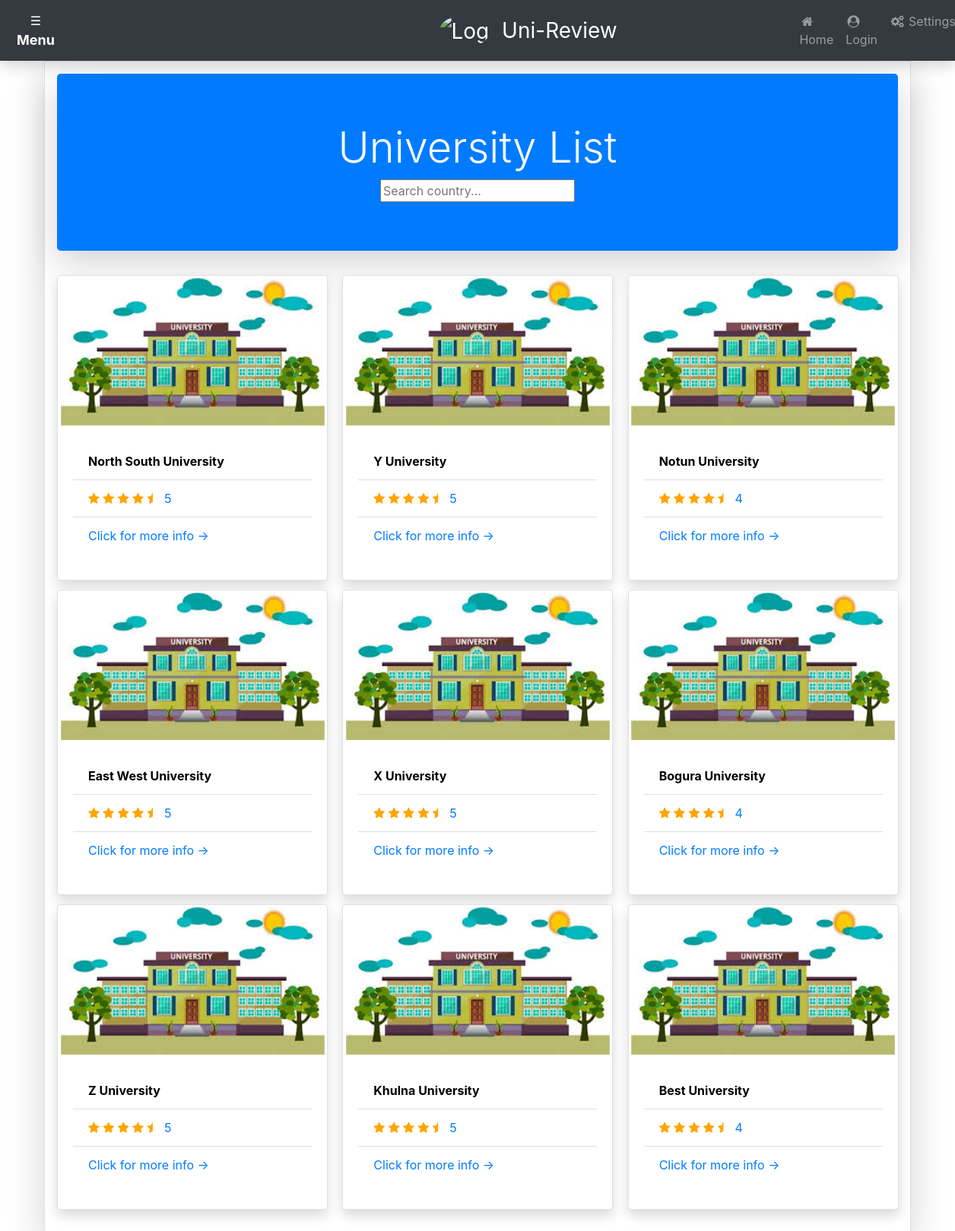
The page /homepage.php on the database its author committed.
### tables this page shows
CREATE TABLE `university` (
  `id` int(11) NOT NULL,
  `name` varchar(100) NOT NULL,
  `location` varchar(255) NOT NULL,
  `rating` float NOT NULL,
  `img_src` varchar(255) NOT NULL,
  `short_descr` varchar(255) NOT NULL,
  `Contact` varchar(11) NOT NULL
);

### homepage.php (the view, shortened to what this page needs)
<!DOCTYPE html>
<html lang="en">
<head>
    <?php include'php/headlinks.php' ?>
</head>
<body>
    <?php include 'php/db_connect.php';?>
    <?php include 'php/nav.php' ?>
    <div class="container-xl shadow-lg p-3 border" style="background-color: white;">
        <div class="jumbotron bg-primary shadow-lg">
            <h1 class="display-4" style="color:white;text-align: center;">University List</h1>
            <div class="search-box text-center">
                <input type="text" autocomplete="off" placeholder="Search country..." />
            </div>
        </div>
        <?php
                $sql = 'SELECT id, name, location, rating, img_src FROM university';
                $result = mysqli_query($conn,$sql);
                $info = mysqli_fetch_all($result, MYSQLI_ASSOC);
        ?>
        <div class="card-columns">
            <?php foreach($info as $info) { ?>
            <div class="card shadow border rounded" style="width:356px;height:402px">
                <img class="card-img-top mx-auto d-block" style="padding:3px; height: 200px;width: 353px;"
                    src="upload/university/<?php echo $info['img_src'];?>" alt="<?php echo $info['name'];?>">
                <div class="card-body">
                    <ul class="list-group list-group-flush">
                        <li class="list-group-item"><b><a
                                    style="color: black;"><?php echo htmlspecialchars($info['name']); ?>
                                </a></b>
                        </li>
                        <li class="list-group-item">
                            <span class="fa fa-star checked"></span>
                            <span class="fa fa-star checked"></span>
                            <span class="fa fa-star checked"></span>
                            <span class="fa fa-star checked"></span>
                            <span class="fa fa-star-half checked"></span> <a style="margin-left: 10px;"
                                href="#"><?php echo htmlspecialchars($info['rating']); ?></a>
                        </li>
                        <li class="list-group-item"><a
                                href="university.php?<?php echo "uni_id="; ?><?php echo $info['id'];?>"> Click for more
                                info -> </a></li>
                    </ul>
                </div>
            </div>
            <?php } ?>
        </div>
    </div>
</body>
</html>

### php/headlinks.php (shortened to what this page needs)
    <link rel="stylesheet" href="https://stackpath.bootstrapcdn.com/bootstrap/4.4.1/css/bootstrap.min.css"
>
    <link rel="stylesheet" href="css/style.css">
    <link rel="stylesheet" href="https://cdnjs.cloudflare.com/ajax/libs/font-awesome/4.7.0/css/font-awesome.min.css">

### php/nav.php (shortened to what this page needs)
<nav class="navbar navbar-expand-md bg-dark navbar-dark shadow">
    <button class="openbtn bg-dark" onclick="openNav()">&#9776; <b style="font-size: 18px;">Menu</b> </button>
    <a class="navbar-brand" style="margin-left:40%;" href="#">
        <img class="rounded-circle" style="width: 50px;height: 50px" src="images/Uni_Logo.png" alt="Logo"
            style="width:40px;">
    </a>
    <a class="navbar-brand" href="#">Uni-Review</a>
    <nav class="navbar navbar-expand-sm bg-dark navbar-dark">
    </nav>
    <ul class="navbar-nav" style="margin-left:15%;">
        <li class="nav-item">
            <a href="homepage.php" class="nav-link" href=><i class="fa fa-fw fa-home"></i> Home</a>
        </li>
        <li class="nav-item">
            <a class="nav-link" href="signin.php"><i class="fa fa-fw fa-user-circle"></i>
                <?php
                if(isset($_SESSION["name"]))
                {
                echo $_SESSION["name"];
                }
                else
                {
                    echo 'Login';
                }
                ?>
            </a>
        </li>
        <li class="nav-item dropdown">
            <a class="nav-link dropdown-toggle" href="#" id="dropdown01" style="margin-right: 2%" data-toggle="dropdown"
                aria-haspopup="true" aria-expanded="false"><i class="fa fa-fw fa-cogs"></i>
                Settings</a>
        </li>
    </ul>
</nav>

### css/style.css (style rules this page uses)
.navbar-brand { font-size: 28px; }
.openbtn { cursor: pointer; background-color: #111; color: white; margin-right: 10px; border: none; }
.checked { color: orange; }

### rows shown on the page
university: img_src (picture), name "North South University", rating "5"
university: img_src (picture), name "East West University", rating "5"
university: img_src (picture), name "Z University", rating "5"
university: img_src (picture), name "Y University", rating "5"
university: img_src (picture), name "X University", rating "5"
university: img_src (picture), name "Khulna University", rating "5"
university: img_src (picture), name "Notun University", rating "4"
university: img_src (picture), name "Bogura University", rating "4"
university: img_src (picture), name "Best University", rating "4"
